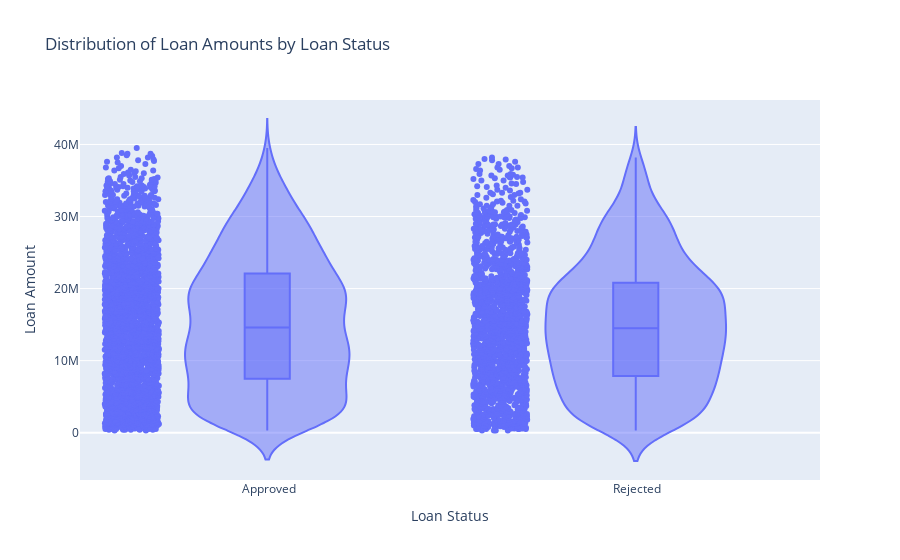

Notebook cell for this chart:
### Markdown cell above
# General Overview of distribution Loan amount by loan status using violin plot

### Code cell
fig = px.violin(df, x=' loan_status', y=' loan_amount', title='Distribution of Loan Amounts by Loan Status', 
                points='all', box=True, hover_data=df.columns)
fig.update_layout(xaxis_title='Loan Status', yaxis_title='Loan Amount')
fig.show()

### Figure 1 — Plotly figure (JSON) as saved in the notebook; plotly's stock layout.template omitted (floating-point values rounded to 4 significant figures; data arrays with more than 128 entries replaced by an {"elided": "..."} marker saying what was removed)
{"data": [{"alignmentgroup": "True", "box": {"visible": true}, "customdata": {"elided": "4269x11 mixed values"}, "hovertemplate": " loan_status=%{x}<br> loan_amount=%{y}<br>loan_id=%{customdata[0]}<br> no_of_dependents=%{customdata[1]}<br> education=%{customdata[2]}<br> self_employed=%{customdata[3]}<br> income_annum=%{customdata[4]}<br> loan_term=%{customdata[5]}<br> cibil_score=%{customdata[6]}<br> residential_assets_value=%{customdata[7]}<br> commercial_assets_value=%{customdata[8]}<br> luxury_assets_value=%{customdata[9]}<br> bank_asset_value=%{customdata[10]}<extra></extra>", "legendgroup": "", "marker": {"color": "#636efa"}, "name": "", "offsetgroup": "", "orientation": "v", "points": "all", "scalegroup": "True", "showlegend": false, "type": "violin", "x": {"elided": "4269 str values"}, "x0": " ", "xaxis": "x", "y": {"elided": "4269 int values"}, "y0": " ", "yaxis": "y"}], "layout": {"legend": {"tracegroupgap": 0}, "title": {"text": "Distribution of Loan Amounts by Loan Status"}, "violinmode": "group", "xaxis": {"anchor": "y", "domain": [0, 1], "title": {"text": "Loan Status"}}, "yaxis": {"anchor": "x", "domain": [0, 1], "title": {"text": "Loan Amount"}}}}
